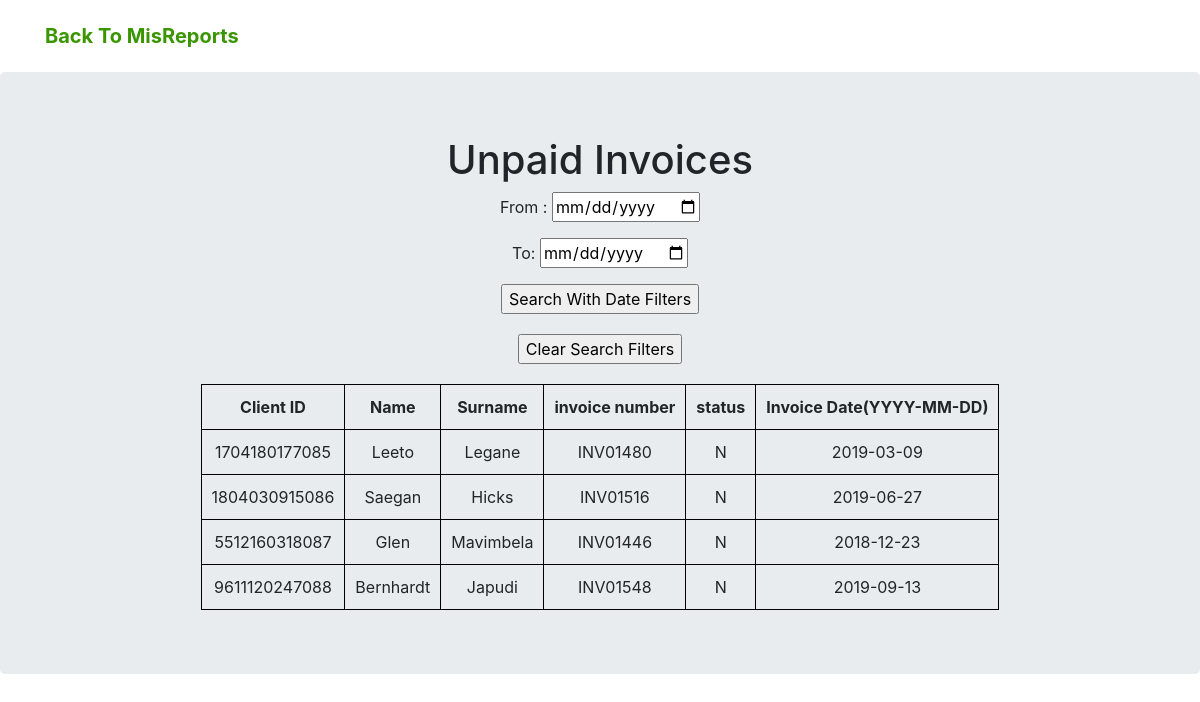
Page /unpaidinvoices.php on the committed database.
### tables this page shows
CREATE TABLE `tblinv_info` (
  `Inv_Num` varchar(8) NOT NULL,
  `Client_id` varchar(15) NOT NULL,
  `Inv_Date` date NOT NULL,
  `Inv_Paid` varchar(3) NOT NULL,
  `Inv_Paid_Date` date NOT NULL,
  `Comments` varchar(200) NOT NULL,
  PRIMARY KEY (`Inv_Num`),
  KEY `Client_id` (`Client_id`)
);

CREATE TABLE `tblclientinfo` (
  `Client_id` varchar(15) NOT NULL,
  `C_name` varchar(30) NOT NULL,
  `C_surname` varchar(50) NOT NULL,
  `Address` varchar(200) NOT NULL,
  `Code` varchar(4) NOT NULL,
  `C_Tel_H` varchar(20) NOT NULL,
  `C_Tel_W` varchar(20) NOT NULL,
  `C_Tel_C` varchar(20) NOT NULL,
  `C_Email` varchar(200) NOT NULL,
  `Reference_ID` varchar(20) NOT NULL,
  PRIMARY KEY (`Client_id`),
  KEY `Reference_ID` (`Reference_ID`)
);

### unpaidinvoices.php (the view, shortened to what this page needs)
<?php
$date=filter_input(INPUT_POST,'date');
$enddate=filter_input(INPUT_POST,'enddate');
?>
<!DOCTYPE html>
<html>
<head>
    <link rel="stylesheet" href="assets/bootstrap/css/bootstrap.min.css">
    <link rel="stylesheet" href="assets/css/Navigation-Clean.css">
    <link rel="stylesheet" href="assets/css/styles.css">
</head>
<body>
    <div>
        <nav class="navbar navbar-light navbar-expand-md navigation-clean">
            <div class="container"><a class="navbar-brand" href="misreports.html" style="color:rgb(57,149,0);">Back To MisReports</a>
    </div>
    </nav>
    </div>
     <div class="jumbotron" style="text-align:center;">
      <h1>Unpaid Invoices</h1>
        <?php
include('DBaccess.php');
  if($date!="") {
 $query="SELECT cli.Client_id AS Client_ID, cli.C_name AS NAME, cli.C_Surname AS SURNAME, inv.Inv_num AS INV_NUM, inv.Client_id, inv.Inv_Paid AS STATUS, Inv_Date FROM tblclientinfo cli
INNER JOIN
tblinv_info inv
ON cli.Client_id = inv.Client_id
AND Inv_Paid='N' AND Inv_Date BETWEEN '$date' AND '$enddate'";
         $statement=$db->prepare($query);
                 $statement->execute();
                 $result=$statement->fetchAll();
         $statement->closeCursor();
}
else{
 $query="SELECT cli.Client_id AS Client_ID, cli.C_name AS NAME, cli.C_Surname AS SURNAME, inv.Inv_num AS INV_NUM, inv.Client_id, inv.Inv_Paid AS STATUS, Inv_Date FROM tblclientinfo cli
INNER JOIN
tblinv_info inv
ON cli.Client_id = inv.Client_id
AND Inv_Paid='N'";
         $statement=$db->prepare($query);
          $statement->execute();
                 $result=$statement->fetchAll();
}
?>
    <div class="aboutclient">
<form action="" method="POST" onsubmit="return getDate()">
  <p> From : <input type="date" id="date" name="date" ></p>
  <p>To: <input type="date" id="enddate" name="enddate" >  </p>
  <input type="submit" value= "Search With Date Filters" name="submit">
</form>
<form action="" method="POST"  style="margin:20px;">
  <input type="submit" value= "Clear Search Filters" name="Clear Search Filters">
</form>
</div>
<table style="margin:0 auto;">
<tr>
    <th>Client ID</th>
    <th>Name</th>
    <th>Surname</th>
    <th>invoice number</th>
    <th>status</th>
    <th>Invoice Date(YYYY-MM-DD)</th>
</tr>
  <?php foreach($result as $client ):?>
  <tr >
      <td><?php echo $client['Client_ID'];?></td>
      <td><?php echo $client['NAME'];?></td>
      <td><?php echo $client['SURNAME'];?></td>
      <td><?php echo $client['INV_NUM'];?></td>
      <td><?php echo $client['STATUS'];?></td>
      <td><?php echo $client['Inv_Date'];?></td>
  </tr>
       <?php endforeach; ?>
      </table>
    </div>
</body>
</html>

### assets/css/Navigation-Clean.css (style rules this page uses)
.navigation-clean { background:#fff; padding-top:.75rem; padding-bottom:.75rem; color:#333; border-radius:0; box-shadow:none; border:none; margin-bottom:0; }
@media (min-width:768px) { .navigation-clean { padding-top:1rem; padding-bottom:1rem; } }
.navigation-clean .navbar-brand { font-weight:bold; color:inherit; }

### unpaidinvoices.php (style rules this page uses)
th,td { border:solid 1px black; padding:10px; }

### rows in the picture
tblinv_info: Client.Client_id "1704180177085", Client.C_name "Leeto", Client.C_surname "Legane", Inv_Num "INV01480", Inv_Paid "N", Inv_Date "2019-03-09"
tblinv_info: Client.Client_id "1804030915086", Client.C_name "Saegan", Client.C_surname "Hicks", Inv_Num "INV01516", Inv_Paid "N", Inv_Date "2019-06-27"
tblinv_info: Client.Client_id "5512160318087", Client.C_name "Glen", Client.C_surname "Mavimbela", Inv_Num "INV01446", Inv_Paid "N", Inv_Date "2018-12-23"
tblinv_info: Client.Client_id "9611120247088", Client.C_name "Bernhardt", Client.C_surname "Japudi", Inv_Num "INV01548", Inv_Paid "N", Inv_Date "2019-09-13"
